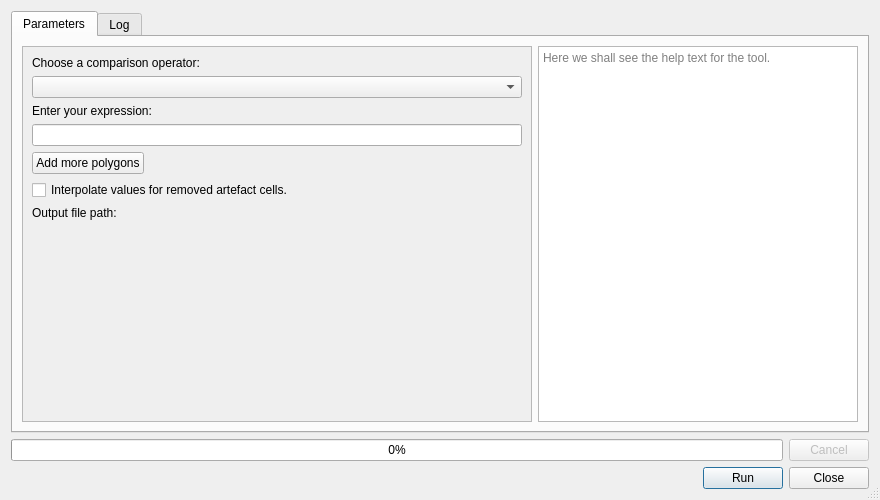
<?xml version="1.0" encoding="UTF-8"?>
<ui version="4.0">
 <class>FeatureCreatorDialogBase</class>
 <widget class="QDialog" name="FeatureCreatorDialogBase">
  <property name="geometry">
   <rect>
    <x>0</x>
    <y>0</y>
    <width>880</width>
    <height>500</height>
   </rect>
  </property>
  <property name="sizePolicy">
   <sizepolicy hsizetype="MinimumExpanding" vsizetype="MinimumExpanding">
    <horstretch>0</horstretch>
    <verstretch>0</verstretch>
   </sizepolicy>
  </property>
  <property name="minimumSize">
   <size>
    <width>400</width>
    <height>200</height>
   </size>
  </property>
  <property name="windowTitle">
   <string>Terra Antiqua - Remove artefacts</string>
  </property>
  <property name="autoFillBackground">
   <bool>true</bool>
  </property>
  <property name="sizeGripEnabled">
   <bool>true</bool>
  </property>
  <property name="modal">
   <bool>false</bool>
  </property>
  <layout class="QGridLayout" name="gridLayout">
   <item row="2" column="0">
    <layout class="QHBoxLayout" name="horizontalLayout_9">
     <item>
      <layout class="QHBoxLayout" name="horizontalLayout_8">
       <item>
        <widget class="QLabel" name="warningLabel">
         <property name="text">
          <string/>
         </property>
         <property name="wordWrap">
          <bool>true</bool>
         </property>
        </widget>
       </item>
       <item>
        <widget class="QPushButton" name="runButton">
         <property name="sizePolicy">
          <sizepolicy hsizetype="Fixed" vsizetype="Fixed">
           <horstretch>0</horstretch>
           <verstretch>0</verstretch>
          </sizepolicy>
         </property>
         <property name="text">
          <string>Run</string>
         </property>
        </widget>
       </item>
       <item>
        <widget class="QPushButton" name="closeButton">
         <property name="sizePolicy">
          <sizepolicy hsizetype="Fixed" vsizetype="Fixed">
           <horstretch>0</horstretch>
           <verstretch>0</verstretch>
          </sizepolicy>
         </property>
         <property name="text">
          <string>Close</string>
         </property>
        </widget>
       </item>
      </layout>
     </item>
    </layout>
   </item>
   <item row="1" column="0">
    <layout class="QHBoxLayout" name="horizontalLayout_10">
     <item>
      <widget class="QProgressBar" name="progressBar">
       <property name="value">
        <number>0</number>
       </property>
      </widget>
     </item>
     <item>
      <widget class="QPushButton" name="cancelButton">
       <property name="enabled">
        <bool>false</bool>
       </property>
       <property name="sizePolicy">
        <sizepolicy hsizetype="Fixed" vsizetype="Fixed">
         <horstretch>0</horstretch>
         <verstretch>0</verstretch>
        </sizepolicy>
       </property>
       <property name="text">
        <string>Cancel</string>
       </property>
      </widget>
     </item>
    </layout>
   </item>
   <item row="0" column="0">
    <widget class="QTabWidget" name="Tabs">
     <property name="sizePolicy">
      <sizepolicy hsizetype="Expanding" vsizetype="Expanding">
       <horstretch>0</horstretch>
       <verstretch>0</verstretch>
      </sizepolicy>
     </property>
     <property name="tabPosition">
      <enum>QTabWidget::North</enum>
     </property>
     <property name="tabShape">
      <enum>QTabWidget::Rounded</enum>
     </property>
     <property name="currentIndex">
      <number>0</number>
     </property>
     <property name="usesScrollButtons">
      <bool>false</bool>
     </property>
     <widget class="QWidget" name="tab">
      <attribute name="title">
       <string>Parameters</string>
      </attribute>
      <layout class="QHBoxLayout" name="horizontalLayout">
       <item>
        <widget class="QScrollArea" name="scrollArea">
         <property name="widgetResizable">
          <bool>true</bool>
         </property>
         <widget class="QWidget" name="scrollAreaWidgetContents">
          <property name="geometry">
           <rect>
            <x>0</x>
            <y>0</y>
            <width>512</width>
            <height>363</height>
           </rect>
          </property>
          <layout class="QVBoxLayout" name="verticalLayout_4">
           <item>
            <widget class="QLabel" name="label_5">
             <property name="text">
              <string>Choose a comparison operator:</string>
             </property>
            </widget>
           </item>
           <item>
            <widget class="QComboBox" name="comparisonTypeBox"/>
           </item>
           <item>
            <widget class="QLabel" name="label_6">
             <property name="text">
              <string>Enter your expression:</string>
             </property>
            </widget>
           </item>
           <item>
            <widget class="QgsFilterLineEdit" name="exprLineEdit">
             <property name="clearMode">
              <enum>QgsFilterLineEdit::ClearToNull</enum>
             </property>
             <property name="defaultValue">
              <string>H&lt;0</string>
             </property>
             <property name="value">
              <string>H&lt;0</string>
             </property>
             <property name="showSearchIcon">
              <bool>false</bool>
             </property>
             <property name="showSpinner">
              <bool>false</bool>
             </property>
             <property name="qgisRelation" stdset="0">
              <string notr="true"/>
             </property>
            </widget>
           </item>
           <item>
            <widget class="QPushButton" name="addButton">
             <property name="sizePolicy">
              <sizepolicy hsizetype="Fixed" vsizetype="Fixed">
               <horstretch>0</horstretch>
               <verstretch>0</verstretch>
              </sizepolicy>
             </property>
             <property name="text">
              <string>Add more polygons</string>
             </property>
            </widget>
           </item>
           <item>
            <widget class="QCheckBox" name="interpolateCheckBox">
             <property name="text">
              <string>Interpolate values for removed artefact cells.</string>
             </property>
            </widget>
           </item>
           <item>
            <widget class="QLabel" name="label_7">
             <property name="text">
              <string>Output file path:</string>
             </property>
            </widget>
           </item>
           <item>
            <widget class="QgsFileWidget" name="outputPath">
             <property name="contextMenuPolicy">
              <enum>Qt::DefaultContextMenu</enum>
             </property>
             <property name="toolTip">
              <string>test</string>
             </property>
             <property name="toolTipDuration">
              <number>6</number>
             </property>
             <property name="statusTip">
              <string/>
             </property>
             <property name="accessibleName">
              <string/>
             </property>
             <property name="accessibleDescription">
              <string/>
             </property>
             <property name="inputMethodHints">
              <set>Qt::ImhNone</set>
             </property>
             <property name="dialogTitle">
              <string/>
             </property>
             <property name="defaultRoot">
              <string/>
             </property>
            </widget>
           </item>
           <item>
            <spacer name="verticalSpacer">
             <property name="orientation">
              <enum>Qt::Vertical</enum>
             </property>
             <property name="sizeHint" stdset="0">
              <size>
               <width>80</width>
               <height>80</height>
              </size>
             </property>
            </spacer>
           </item>
          </layout>
         </widget>
        </widget>
       </item>
       <item>
        <widget class="QTextBrowser" name="helpBox">
         <property name="maximumSize">
          <size>
           <width>320</width>
           <height>16777215</height>
          </size>
         </property>
         <property name="placeholderText">
          <string>Here we shall see the help text for the tool.</string>
         </property>
        </widget>
       </item>
      </layout>
     </widget>
     <widget class="QWidget" name="tab_2">
      <attribute name="title">
       <string>Log</string>
      </attribute>
      <layout class="QHBoxLayout" name="horizontalLayout_2">
       <item>
        <widget class="QTextBrowser" name="logText">
         <property name="autoFormatting">
          <set>QTextEdit::AutoAll</set>
         </property>
         <property name="textInteractionFlags">
          <set>Qt::NoTextInteraction</set>
         </property>
         <property name="openExternalLinks">
          <bool>true</bool>
         </property>
        </widget>
       </item>
      </layout>
     </widget>
    </widget>
   </item>
  </layout>
 </widget>
 <customwidgets>
  <customwidget>
   <class>QgsFileWidget</class>
   <extends>QWidget</extends>
   <header>qgsfilewidget.h</header>
  </customwidget>
  <customwidget>
   <class>QgsFilterLineEdit</class>
   <extends>QLineEdit</extends>
   <header>qgsfilterlineedit.h</header>
  </customwidget>
 </customwidgets>
 <tabstops>
  <tabstop>runButton</tabstop>
  <tabstop>Tabs</tabstop>
  <tabstop>helpBox</tabstop>
  <tabstop>closeButton</tabstop>
  <tabstop>cancelButton</tabstop>
 </tabstops>
 <resources/>
 <connections>
  <connection>
   <sender>closeButton</sender>
   <signal>clicked()</signal>
   <receiver>FeatureCreatorDialogBase</receiver>
   <slot>close()</slot>
   <hints>
    <hint type="sourcelabel">
     <x>828</x>
     <y>476</y>
    </hint>
    <hint type="destinationlabel">
     <x>439</x>
     <y>249</y>
    </hint>
   </hints>
  </connection>
 </connections>
</ui>
